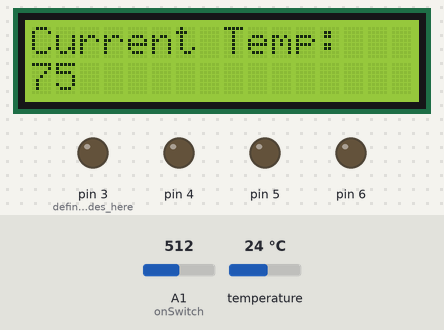
The sketch below on a simulated Arduino Uno, built with avr-gcc and run on an emulated ATmega328P. Shown: 16×2 character LCD, output pins drawn as LEDs (lit = HIGH). The test bench sets the inputs (shaded band); at power-on: A1 (onSwitch) = 512, temperature 24 °C. What the sketch prints to the serial monitor is not drawn.

Above: at 1.2 s.
1.3 s: A1 (onSwitch) set to 991
2.8 s: A1 (onSwitch) set to 1015
6.4 s: A1 (onSwitch) set to 990
At 9.2 s:
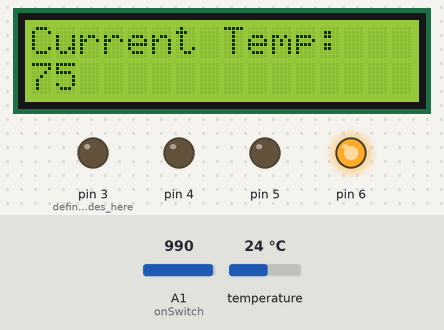
9.6 s: temperature set to 41 °C
At 11.2 s:
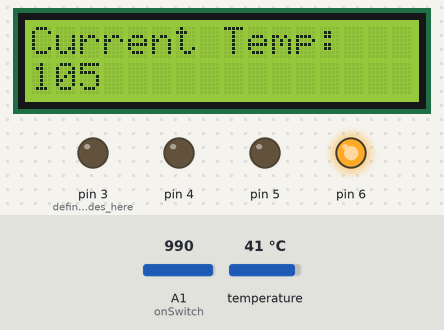
11.6 s: temperature set to 12 °C
At 12.6 s:
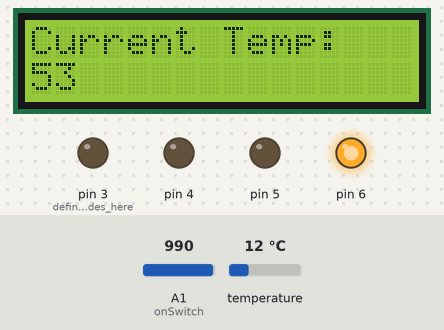
13.2 s: temperature set to 19 °C
At 14.1 s:
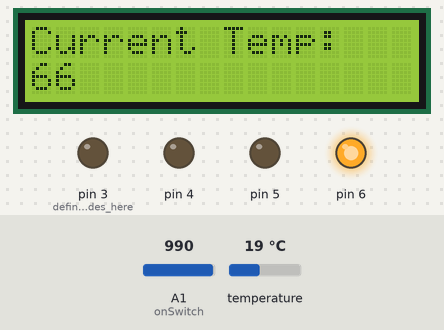
Timing chart, 0 to 15.7 s (numbered marks = the images above; inputs shaded):
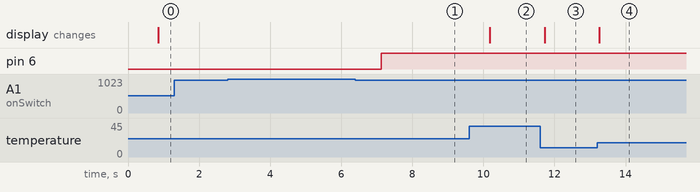

Measured:
- after the input at 1.3 s, every drawn part: stays the same
- after the input at 6.4 s, pin 6: LOW → HIGH after 0.73 s
- after the input at 9.6 s, the display: changes after 0.58 s (image 2)
- after the input at 11.6 s, the display: changes after 0.12 s (image 3)
- after the input at 13.2 s, the display: changes after 0.06 s (image 4)

The sketch:

waterControl.ino
```cpp
/*
 *make sure you go back and set a 2 step margin on each side
 *the 'on' switch for motors must be HIGH reading on hot line
 *up/down buttons to adjust/set presets
 *preset buttons
 *shut hot valve if exceeds threshold for safety
 *add sensor on hot side to trigger loop once hot water is present
*/

#define momentary A2
#define onSwitch A1
#define ONE_WIRE_BUS 2 //2 is digital pin number


#include <OneWire.h>
#include <DallasTemperature.h>
#include <LiquidCrystal.h>

int switchState = 0;
int prevSwitchState = 0;

int target =-200;
int Temp =0;

int valveCold =35;
int valveHot =35;
int stepCounter =0;
int Cold =0;
int Hot = 0;

LiquidCrystal lcd(12, 11, 7, 8, 9, 10);//(RS,E,DB4,DB5,DB6,DB7) don't forget the pins are backward from silkscreen!

OneWire oneWire(ONE_WIRE_BUS);
DallasTemperature sensors(&oneWire);

void setup(){

  lcd.begin(16, 2);
  lcd.print("Waiting");

pinMode(3, OUTPUT); //define all pinModes here
pinMode(4, OUTPUT);
pinMode(12,OUTPUT);
pinMode(5, OUTPUT);
pinMode(6, OUTPUT);

Serial.begin(9600);
//turn on power save mode


sensors.begin();

}


void loop(){
 sensors.requestTemperatures(); // Send the command to get temperatures
 int Temp = (((sensors.getTempCByIndex(0))*1.8)+32);

 //I think these next two blocks are designed to prevent shitty water pressure
 while(valveCold <20){
   for(valveCold=19; valveCold<35; valveCold++){
    digitalWrite(4, HIGH);
    digitalWrite(3, HIGH);
    delay(1);
    digitalWrite(3, LOW);
    delay(500);
    Serial.print("Cold: ");
    Serial.println(valveCold);
   }
  }

 while(valveHot < 20){
   for (valveHot =19; valveHot<35; valveHot++){
    digitalWrite(6, HIGH);
    digitalWrite(5, HIGH);
    delay(1);
    digitalWrite(5, LOW);
    delay(500);
     Serial.print("Hot: ");
    Serial.println(valveHot);
   }
 }

   Serial.print("Current Temp:  ");
   Serial.print(Temp);
   Serial.print(",  Target:  ");
   Serial.print(target);
   Serial.print(",  Differential:  ");
   Serial.println(target-Temp);


   int switchState=analogRead(onSwitch);
   Serial.println(switchState);

   if(switchState > 1000){


   //keep 1 degree margin
   if(Temp > (target+1)){
    digitalWrite(6, LOW);
    digitalWrite(5, HIGH);
    delay(1);
    digitalWrite(5, LOW);
    delay(1);
    valveHot --;

    Serial.print ("Hot Valve Position:  ");
    Serial.println(valveHot);
    Serial.println("");
    }


    if(Temp < (target-1)){
    digitalWrite(4, LOW);
    digitalWrite(3, HIGH);
    delay(1);
    digitalWrite(3, LOW);
    delay(1);
    valveCold --;

    Serial.print ("Cold Valve Position:  ");
    Serial.println (valveCold);
    Serial.println("");
    }
  }


    if(switchState < 1000){
      //I have a feeling these while/for blocks are redundant but I'm not sure how to get around it or if it's a problem
      while(valveCold <35){
        for(valveCold<35; valveCold<35; valveCold++){
    digitalWrite(4, HIGH);
    digitalWrite(3, HIGH);
    delay(1);
    digitalWrite(3, LOW);
    delay(500);
    valveCold++;
    Serial.print("Cold: ");
    Serial.println(valveCold);
   }
  }
   while(valveHot < 35){
     for (valveHot <35; valveHot<35; valveHot++){
    digitalWrite(6, HIGH);
    digitalWrite(5, HIGH);
    delay(1);
    digitalWrite(5, LOW);
    delay(500);
    valveHot ++;
    Serial.print("Cold: ");
    Serial.println(valveHot);
   }
 }


}
lcd.clear();
lcd.setCursor(0, 0);
lcd.print("Current Temp:  ");
lcd.setCursor(0, 1);
lcd.print(Temp);
}
```
